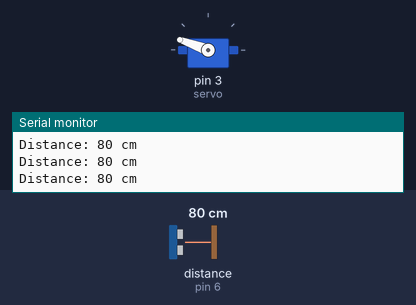
Recording of a sketch running on a simulated Arduino Uno, built with avr-gcc and run on an emulated ATmega328P. Parts: servo, the last lines printed to the serial monitor. Wiring (inferred from the names in the program): ultrasonic range finder: trigger pin 5; echo pin 6. The test bench sets the inputs (shaded band); at power-on: distance to the obstacle (sensor on pin 6) 80 cm. The echo pulse lasts 58.3 µs per cm.

Above: at 1.2 s.
1.3 s: distance to the obstacle (sensor on pin 6) set to 23 cm
2.8 s: distance to the obstacle (sensor on pin 6) set to 19 cm
At 4.0 s:
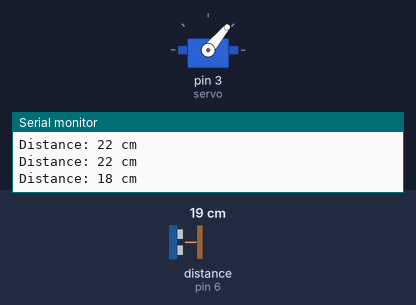
4.3 s: distance to the obstacle (sensor on pin 6) set to 35 cm
At 6.6 s:
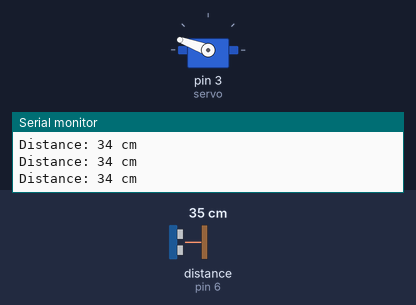
7.3 s: distance to the obstacle (sensor on pin 6) set to 2 cm
At 7.8 s:
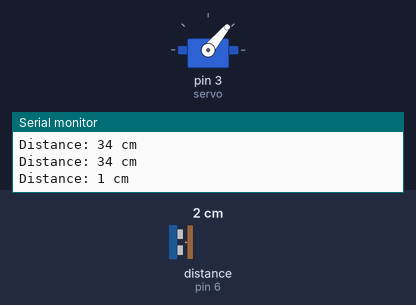
Timing chart, 0 to 9.8 s (numbered marks = the images above; inputs shaded):
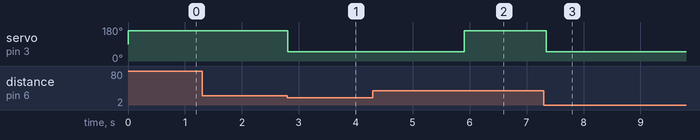

Measured:
- the behaviour switches between 22 and 21 cm on distance to the obstacle (sensor on pin 6) (found by bisection; images 0 and 1)
- after the input at 2.8 s, servo on pin 3 (servo): 160° → 50° at once
- after the input at 4.3 s, servo on pin 3 (servo): 50° → 160° after 1.6 s
- after the input at 7.3 s, servo on pin 3 (servo): 160° → 50° at once

The sketch:

smart_grabagebin.ino
```cpp
#include<Servo.h>
Servo servo;
const int trigPin = 5;
const int echoPin = 6;
const int distanceThreshold = 30;

void setup()
{
  Serial.begin(9600);
  pinMode(trigPin, OUTPUT);
  pinMode(echoPin, INPUT);
  servo.attach(3);
}

void loop()
{
  digitalWrite(trigPin, LOW);
  delayMicroseconds(2);
  digitalWrite(trigPin, HIGH);
  delayMicroseconds(2);
  digitalWrite(trigPin, LOW);
  long duration = pulseIn(echoPin, HIGH);
  int distance = duration / 58;

  Serial.print("Distance: ");
  Serial.print(distance);
  Serial.println(" cm");

 if (distance <= 20 && distance >= 0)
{
servo.write(50); delay(3000);
}
else
{
servo.write(160);

}
 delay(100);
}
```
